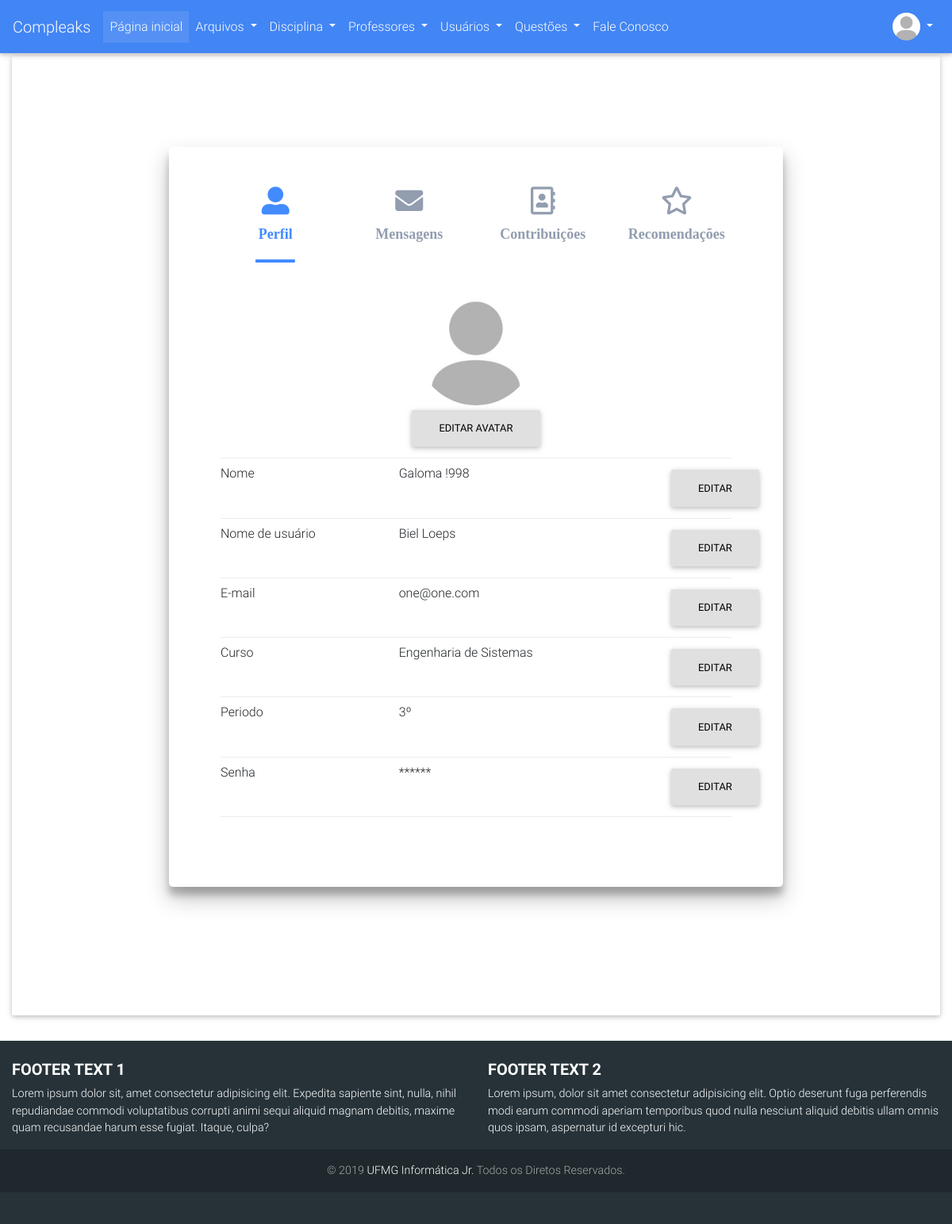
Page /usuarios/meu-perfil (signed in) on the earlier database version.
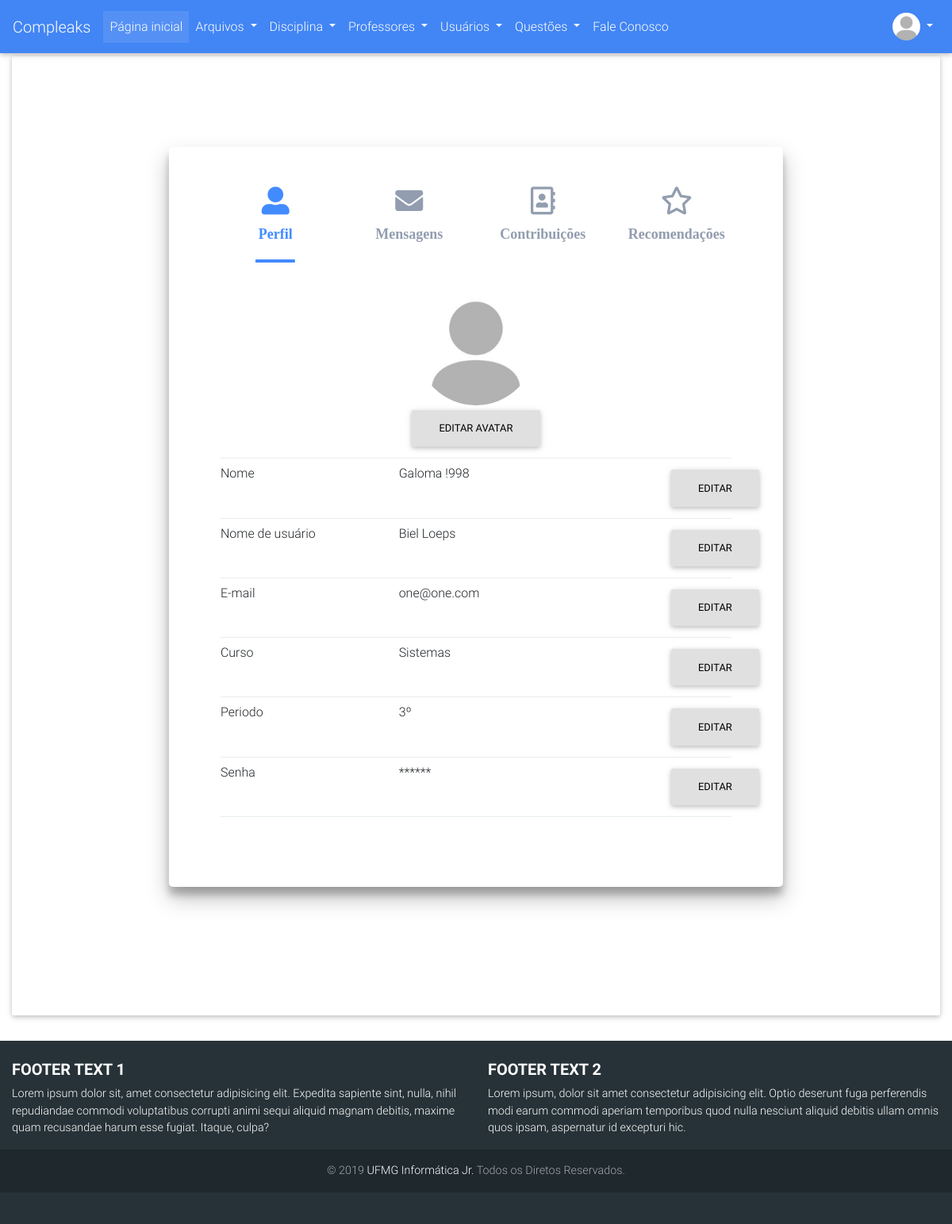
Same page on the later database version.
### compleaks/usuarios/models.py (models this page shows, shortened)
class Usuario(db.Model, UserMixin):
	__tablename__ = 'usuarios'
	id = db.Column(db.Integer, primary_key=True)
	username = db.Column(db.String(30), unique=True)
	hhash = db.Column(db.String)
	nome = db.Column(db.String(120))
	email = db.Column(db.String(120), unique=True)
	curso = db.Column(db.String(64))
	periodo = db.Column(db.Integer)
	is_admin = db.Column(db.Integer)
	data_criacao = db.Column(db.DateTime, default=datetime.now)
	avatar = db.Column(db.String(120), default="default_profile.png")
	ativado = db.Column(db.Boolean)
	data_deletado = db.Column(db.DateTime, nullable=True)
	id_deletor = db.Column(db.Integer, nullable=True)
	motivo_delete = db.Column(db.String(120), nullable=True)
	arquivos = db.relationship('Arquivo', backref='author', lazy=True)
	avaliacoes = db.relationship('Avaliacao_Arquivo', backref='avaliador', lazy=True)

### compleaks/usuarios/views.py (the view, shortened to what this page needs)
@usuarios.route('/meu-perfil', methods=['POST', 'GET'])
@login_required
def meu_perfil():
	avatar = url_for('static', filename='images/avatares/'+current_user.avatar)
	form_avatar = TrocaAvatarForm()
	form_email = TrocaEmailForm()
	form_senha =  TrocaSenhaForm()
	form_nome = TrocaNomeForm()
	form_username = TrocaUsernameForm()
	form_curso = TrocaCursoForm()
	form_periodo = TrocaPeriodoForm()
	if form_nome.validate_on_submit():
		current_user.nome = form_nome.novo_nome.data
		db.session.commit()
		flash("Nome trocado com sucesso!", "warning")
	if form_username.validate_on_submit():
		current_user.username = form_username.novo_username.data
		db.session.commit()
		flash("Nome de usuário trocado com sucesso!", "warning")
	if form_curso.validate_on_submit():
		current_user.curso = form_curso.novo_curso.data
		db.session.commit()
		flash("Curso trocado com sucesso!", "warning")
	if form_periodo.validate_on_submit():
		current_user.periodo = form_periodo.novo_periodo.data
		db.session.commit()
		flash("Periodo trocado com sucesso!", "warning")
	bcrypt = Bcrypt()
	page = request.args.get('page', 1, type=int)
	arquivos = Arquivo.query\
					.filter(Arquivo.usuario_id\
					.contains(int(current_user.id)))\
					.filter_by(ativado=True)\
					.paginate(page=page, per_page=12)
	arquivos_row_1 = []
	arquivos_row_2 = []
	arquivos_row_3 = []
	contador = 0
	for arquivo in arquivos.items:
		if contador >= 4:
			break
		arquivos_row_1.append(arquivo)
		contador = contador + 1
	contador = 0
	for arquivo in arquivos.items:
		if contador >= 8:
			break
		if contador >= 4:
			arquivos_row_2.append(arquivo)
		contador = contador + 1
	contador = 0
	for arquivo in arquivos.items:
		if contador >= 12:
			break
		if contador >= 8:
			arquivos_row_3.append(arquivo)
		contador = contador + 1
	arquivos_rows = [arquivos_row_1, arquivos_row_2, arquivos_row_3]
	quantidade = len(arquivos_row_1) + len(arquivos_row_2) + len(arquivos_row_3)
	for row in arquivos_rows:
		for arquivo in row:
			arquivo.avaliado = False
	if current_user.is_authenticated:
		for row in arquivos_rows:
			for arquivo in row:
				for avl in arquivo.avaliacoes:
					if avl in current_user.avaliacoes:
						arquivo.avaliado = True
	total = 0.0
	for row in arquivos_rows:
		for arquivo in row:
			total = 0.0
			if len(arquivo.avaliacoes):
				for avl in arquivo.avaliacoes:
					total = total + avl.nota
				total = total/len(arquivo.avaliacoes)
			else:
				total = 0.0
			arquivo.nota_decimal = round(total, 1)
	return render_template('perfil_usuario.html',
							form_email=form_email,
							form_senha=form_senha,
							arquivos_rows=arquivos_rows,
							contribuiu=quantidade,
							dist=dist,
							arquivos=arquivos,
							current_user=current_user,
							form_nome=form_nome,
							form_username=form_username,
							form_curso=form_curso,
							form_periodo=form_periodo,
							form_avatar=form_avatar,
							avatar=avatar)

### compleaks/usuarios/models.py (called while the page is built)
@login_manager.user_loader
def load_user(user_id):
    return Usuario.query.get(user_id)

### compleaks/usuarios/templates/usuarios/perfil_usuario.html (shortened to what the changed rows need)
{% extends 'base.html' %}
{% block content %}
    <div class="tabs">
        <div class="content">
            <section>
                <div class="container">
                    <div class="row">
                        <div class="col-sm-4">
                            Nome
                        </div>
                        <div class="col-sm-6">
                            {{ current_user.nome }}
                        </div>
                        <div class="col-sm-2">
                            <button type="button" class="btn btn-light" onclick="formulario_nome('editar_nome')">Editar</button>
                        </div>
                    </div>
                    <div class="row">
                        <div class="col-sm-4">
                            Nome de usuário
                        </div>
                        <div class="col-sm-6">
                            {{ current_user.username }}
                        </div>
                        <div class="col-sm-2">
                            <button type="button" class="btn btn-light" onclick="formulario_username('editar_username')">Editar</button>
                        </div>
                    </div>
                    <div class="row">
                        <div class="col-sm-4">
                            E-mail
                        </div>
                        <div class="col-sm-6">
                            {{ current_user.email }}
                        </div>
                        <div class="col-sm-2">
                            <button type="button" class="btn btn-light" onclick="formulario_email('editar_email')">Editar</button>
                        </div>
                    </div>
                    <div class="row">
                        <div class="col-sm-4">
                            Curso
                        </div>
                        <div class="col-sm-6">
                            {{ current_user.curso }}
                        </div>
                        <div class="col-sm-2">
                            <button type="button" class="btn btn-light" onclick="formulario_curso('editar_curso')">Editar</button>
                        </div>
                    </div>
                    <div class="row">
                        <div class="col-sm-4">
                            Periodo
                        </div>
                        <div class="col-sm-6">
                            {{ current_user.periodo }}º
                        </div>
                        <div class="col-sm-2">
                            <button type="button" class="btn btn-light" onclick="formulario_periodo('editar_periodo')">Editar</button>
                        </div>
                    </div>
                </div>
            </section>
        </div>
    </div>
    <br/>
    <br/>
{% endblock %}

### compleaks/templates/base.html (shortened to what the changed rows need)
<!DOCTYPE html>
<html lang="en">
<head>
  <link href="{{url_for('static',filename='css/component.css')}}" rel="stylesheet">
  <link href="{{url_for('static',filename='css/estilos.css')}}" rel="stylesheet">
  <link rel="stylesheet" href="https://use.fontawesome.com/releases/v5.7.0/css/all.css">
  <link href="{{url_for('static',filename='css/bootstrap.min.css')}}" rel="stylesheet">
  <link href="{{url_for('static',filename='css/mdb.min.css')}}" rel="stylesheet">
  <link href="{{url_for('static',filename='css/style.css')}}" rel="stylesheet">
</head>
<body>
  <nav class="mb-1 navbar navbar-expand-lg navbar-dark primary-color lighten-1">
  <div class="collapse navbar-collapse" id="navbarSupportedContent-555">
    <ul class="navbar-nav ml-auto nav-flex-icons">
      {% if not current_user.is_authenticated %}
        <li class="nav-item dropdown">
          <a class="nav-link dropdown-toggle" id="navbarDropdownMenuLink-4" data-toggle="dropdown" aria-haspopup="true"
            aria-expanded="false">
            <i class="fas fa-user"></i></a>
          <div class="dropdown-menu dropdown-menu-right dropdown-info" aria-labelledby="navbarDropdownMenuLink-4">
            <a class="dropdown-item" data-toggle="modal" data-target="#elegantModalForm">Entrar</a>
            <a class="dropdown-item" href="{{url_for('usuarios.adicionar')}}">Cadastrar</a>
          </div>
        </>
      {% else %}
        <li class="nav-item avatar dropdown">
          <a class="nav-link dropdown-toggle" id="navbarDropdownMenuLink-55" data-toggle="dropdown" aria-haspopup="true"
            aria-expanded="false">
            <img src="{{url_for('static', filename='images/avatares/'+current_user.avatar)}}" class="rounded-circle z-depth-0" alt="Avatar" height="35" width="35" style="object-fit: cover;">
          </a>
        </li>
      {% endif %}
    </ul>
  </div>
</nav>
  {% block divisao %}
  <div class="container-fluid">
    <div class="jumbotron" style="background-color: white;">
  {% endblock %}
      <div style="margin-bottom: 50px; margin-top: 50px;">
        {% block content %}
        {% endblock %}
      </div>
    </div>
  </div>
</body>
</html>

Differences in the rows shown:
changed Usuario "Galoma !998": curso "Engenharia de Sistemas" → "Sistemas"
